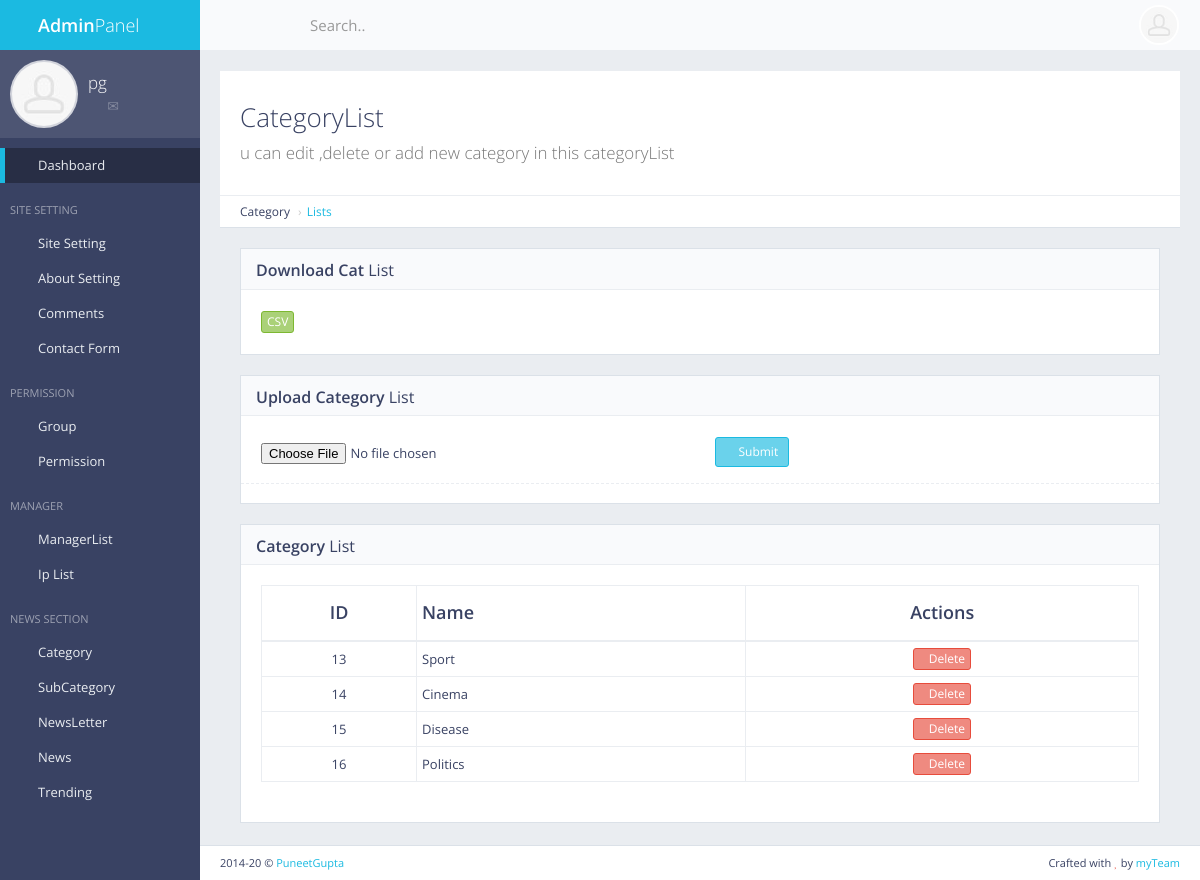
/panel/category/list/ (signed in), run on an earlier commit of the app's database.
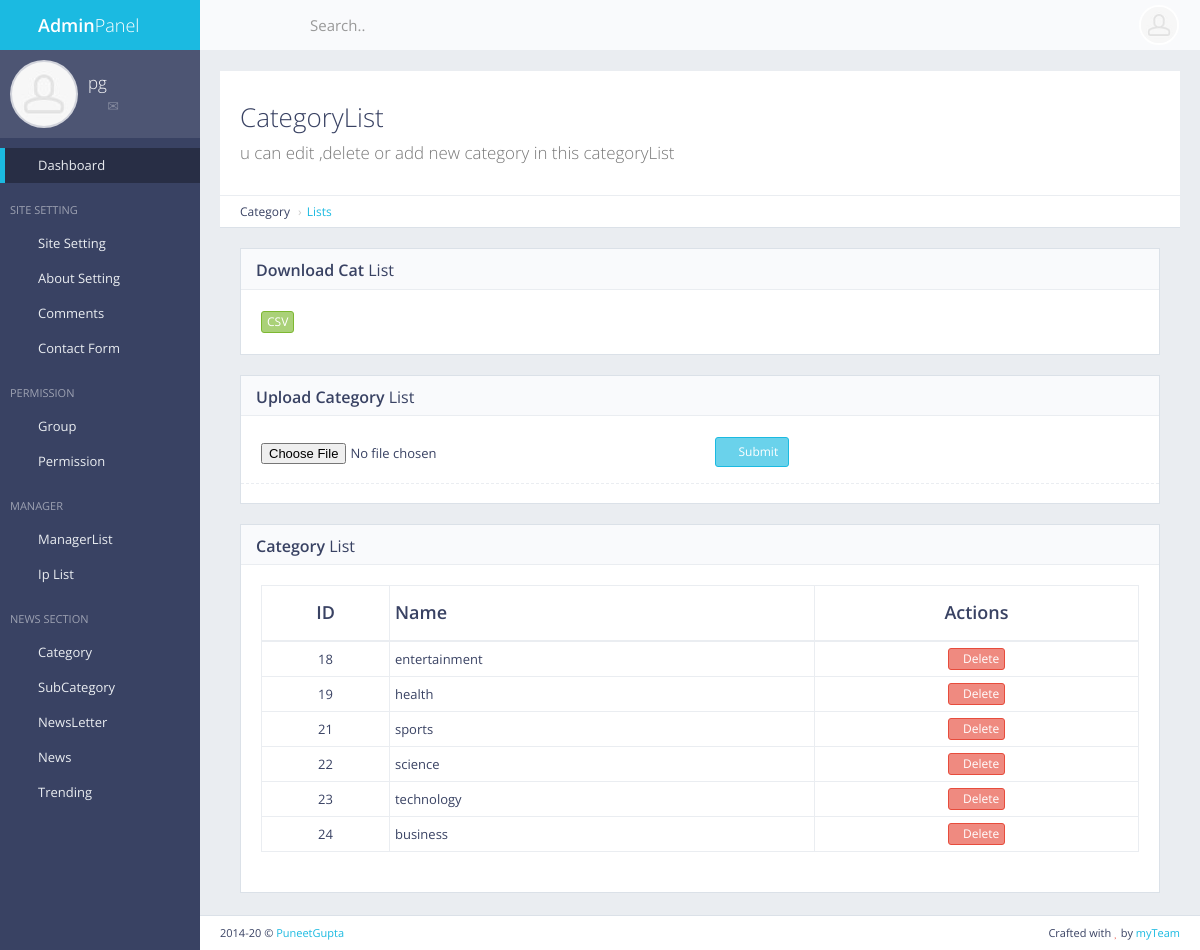
And on a later commit of the database.
### cat/models.py (models this page shows, shortened)
class Cat(models.Model):
    catName = models.CharField(default="",max_length=300)
    newsCount = models.IntegerField(default=0)
    headlineCount = models.IntegerField(default=0)

### cat/views.py (the view)
# urls.py: url(r'^panel/category/list/$', views.cat_list, name='cat_list'),
def cat_list(request):
    if not request.user.is_authenticated:
        return redirect('mylogin')
    cat = Cat.objects.all()
    return render(request,'back/cat_list.html',{'cat':cat})

### main/templatetags/extra_auth.py (called while the page is built)
@register.filter(name = "has_group")
def has_group(user,gname):
    return user.groups.filter(name=gname).exists()

### main/templates/back/cat_list.html (shortened to what this page needs)
{% extends 'back/master.html' %}
{% load static %}
{% block mainblock %}
<div id="page-content">
    <div class="content-header">
        <div class="header-section">
            <h1>
                <i class="fa fa-table"></i>CategoryList<br><small>u can edit ,delete or add new category in this
                    categoryList</small>
            </h1>
        </div>
    </div>
    <ul class="breadcrumb breadcrumb-top">
        <li>Category</li>
        <li><a href="/panel/category/list">Lists</a></li>
    </ul>
    <div class="block full">
        <div class="block-title">
            <h2><strong>Download Cat</strong> List</h2>
        </div>
        <a href="{%url 'export_cat_csv' %}" data-toggle="tooltip" title="Download Category List"
            class="btn btn-xs btn-success">CSV</a>
    </div>
    <div class="block full">
        <div class="block-title">
            <h2><strong>Upload Category</strong> List</h2>
        </div>
        <form action="{%url 'import_cat_csv' %}" method="post" class="form-horizontal form-bordered"
            enctype="multipart/form-data">
            <div class="form-group">
                <div class="col-sm-6">
                    <input type="file" id="csv_file" name="csv_file" title="Import Csv File" required>
                </div>
                <div class="col-sm-6">
                    <button type="submit" class="btn btn-sm btn-primary"><i class="fa fa-angle-right"></i>
                        Submit</button>
                </div>
            </div>
        </form>
    </div>
    <div class="block full">
        <div class="block-title">
            <h2><strong>Category</strong> List</h2>
        </div>
        <div class="table-responsive">
            <table id="example-datatable" class="table table-vcenter table-condensed table-bordered">
                <thead>
                    <tr>
                        <th class="text-center">ID</th>
                        <th>Name</th>
                        <th class="text-center">Actions</th>
                    </tr>
                </thead>
                <tbody>
                    {% for c in cat %}
                    <tr>
                        <td class="text-center">{{c.pk}}</td>
                        <td>{{c.catName}}</td>
                        <td class="text-center">
                            <div class="btn-group">
                                <a href="{%url 'cat_del' pk=c.pk %}" data-toggle="tooltip" title="Delete" class="btn btn-xs btn-danger"><i
                                        class="fa fa-times"></i>Delete</a>
                            </div>
                        </td>
                    </tr>
                    {% endfor %}
                </tbody>
            </table>
        </div>
    </div>
</div>
{% endblock %}

### main/templates/back/master.html (shortened to what this page needs)
<!DOCTYPE html>
{% load static %}
{% load extra_auth %}
{% if user.is_authenticated %}
<html class="no-js" lang="en">
<head>
    <link rel="stylesheet" href="{%static 'back/css/bootstrap.min.css'%}">
    <link rel="stylesheet" href="{%static 'back/css/plugins.css'%}">
    <link rel="stylesheet" href="{%static 'back/css/main.css'%}">
    <link rel="stylesheet" href="{%static 'back/css/themes.css'%}">
    <link rel="stylesheet" type="text/css" href="{%static 'front/css/myfile.css'%}">
</head>
<body>
    <div id="page-wrapper">
        <div id="page-container" class="sidebar-partial sidebar-visible-lg sidebar-no-animations">
            <div id="sidebar">
                <div id="sidebar-scroll">
                    <div class="sidebar-content">
                        <a href="/panel" class="sidebar-brand">
                            <i class="gi gi-flash"></i><span
                                class="sidebar-nav-mini-hide"><strong>Admin</strong>Panel</span>
                        </a>
                        <div class="sidebar-section sidebar-user clearfix sidebar-nav-mini-hide">
                            <div class="sidebar-user-avatar">
                                <a href="page_ready_user_profile.html">
                                    <img src="{%static 'back/img/placeholders/avatars/avatar2.jpg'%}" alt="avatar">
                                </a>
                            </div>
                            <div class="sidebar-user-name">{{request.user}}</div>
                            <div class="sidebar-user-links">
                                <a href="page_ready_user_profile.html" data-toggle="tooltip" data-placement="bottom"
                                    title="Profile"><i class="gi gi-user"></i></a>
                                <a href="page_ready_inbox.html" data-toggle="tooltip" data-placement="bottom"
                                    title="Messages"><i class="gi gi-envelope"></i></a>
                                <a href="/panel/change/pass" class="enable-tooltip" data-placement="bottom"
                                    title="Reset Password"><i class="gi gi-cogwheel"></i></a>
                                <a href="/logout" data-toggle="tooltip" data-placement="bottom" title="Logout"><i
                                        class="gi gi-exit"></i></a>
                            </div>
                        </div>
                        <ul class="sidebar-nav" data-toggle="tooltip">
                            {% if perms.main.master_user %}
                            <li>
                                <a href="/panel" class=" active"><i class="gi gi-stopwatch sidebar-nav-icon"></i><span
                                        class="sidebar-nav-mini-hide">Dashboard</span></a>
                            </li>
                            {% endif %}
                            {% if request.user|has_group:"masteruser" %}
                            <li class="sidebar-header">
                                <span class="sidebar-header-options clearfix"><a href="/panel/setting/"
                                        data-toggle="tooltip" title="Quick Settings"><i
                                            class="gi gi-settings"></i></a></span>
                                <span class="sidebar-header-title">site Setting</span>
                            </li>
                            <li>
                                <a href="/panel/setting/"><i
                                        class="gi gi-show_big_thumbnails sidebar-nav-icon"></i><span
                                        class="sidebar-nav-mini-hide">Site Setting</span></a>
                                <a href="/panel/about/setting/"><i
                                        class="gi gi-show_big_thumbnails sidebar-nav-icon"></i><span
                                        class="sidebar-nav-mini-hide">About Setting</span></a>
                                <a href="/panel/comments/list"><i
                                        class="gi gi-show_big_thumbnails sidebar-nav-icon"></i><span
                                        class="sidebar-nav-mini-hide">Comments</span></a>
                                <a href="/panel/contactform/"><i
                                        class="gi gi-show_big_thumbnails sidebar-nav-icon"></i><span
                                        class="sidebar-nav-mini-hide">Contact Form</span></a>
                            </li>
                            <li class="sidebar-header">
                                <span class="sidebar-header-title">Permission</span>
                            </li>
                            <li>
                            <li>
                                <a href="/panel/manager/group"><i
                                        class="gi gi-show_big_thumbnails sidebar-nav-icon"></i><span
                                        class="sidebar-nav-mini-hide">Group</span></a>
                            </li>
                            <li>
                                <a href="/panel/manager/perms"><i
                                        class="gi gi-show_big_thumbnails sidebar-nav-icon"></i><span
                                        class="sidebar-nav-mini-hide">Permission</span></a>
                            </li>
                            <li class="sidebar-header">
                                <span class="sidebar-header-title">Manager</span>
                            </li>
                            <li>
                            <li>
                                <a href="/panel/manager/list"><i
                                        class="gi gi-show_big_thumbnails sidebar-nav-icon"></i><span
                                        class="sidebar-nav-mini-hide">ManagerList</span></a>
                                <a href="/panel/ip/list"><i
                                        class="gi gi-show_big_thumbnails sidebar-nav-icon"></i><span
                                        class="sidebar-nav-mini-hide">Ip List</span></a>
                            </li>
                            {% endif %}
                            <li class="sidebar-header">
                                <span class="sidebar-header-title">News Section</span>
                            </li>
                            {% if request.user|has_group:"masteruser" %}
                            <li>
                            <li>
                                <a href="#" class="sidebar-nav-menu"><i
                                        class="fa fa-angle-left sidebar-nav-indicator sidebar-nav-mini-hide"></i><i
                                        class="gi gi-show_big_thumbnails sidebar-nav-icon"></i><span
                                        class="sidebar-nav-mini-hide">Category</span></a>
                            </li>
                            <li>
                                <a href="#" class="sidebar-nav-menu"><i
                                        class="fa fa-angle-left sidebar-nav-indicator sidebar-nav-mini-hide"></i><i
                                        class="gi gi-show_big_thumbnails sidebar-nav-icon"></i><span
                                        class="sidebar-nav-mini-hide">SubCategory</span></a>
                            </li>
                            <li>
                                <a href="#" class="sidebar-nav-menu"><i
                                        class="fa fa-angle-left sidebar-nav-indicator sidebar-nav-mini-hide"></i><i
                                        class="gi gi-show_big_thumbnails sidebar-nav-icon"></i><span
                                        class="sidebar-nav-mini-hide">NewsLetter</span></a>
                            </li>
                            {% endif %}
                            <li>
                                <a href="#" class="sidebar-nav-menu"><i
                                        class="fa fa-angle-left sidebar-nav-indicator sidebar-nav-mini-hide"></i><i
                                        class="gi gi-show_big_thumbnails sidebar-nav-icon"></i><span
                                        class="sidebar-nav-mini-hide">News</span></a>
                            </li>
                            {% if request.user|has_group:"masteruser" %}
                            <li>
                                <a href="/panel/trending/add"><i
                                        class="gi gi-show_big_thumbnails sidebar-nav-icon"></i><span
                                        class="sidebar-nav-mini-hide">Trending</span></a>
                            </li>
                            {% endif %}
                        </ul>
                    </div>
                </div>
            </div>
            <div id="main-container">
                <header class="navbar navbar-default">
                    <ul class="nav navbar-nav-custom">
                        <li>
                            <a href="#" onclick="App.sidebar('toggle-sidebar');this.blur();">
                                <i class="fa fa-bars fa-fw"></i>
                            </a>
                        </li>
                        <li class="dropdown">
                            <a href="#" class="dropdown-toggle" data-toggle="dropdown">
                                <i class="gi gi-settings"></i>
                            </a>
                        </li>
                    </ul>
                    <form action="page_ready_search_results.html" method="post" class="navbar-form-custom">
                        <div class="form-group">
                            <input type="text" id="top-search" name="top-search" class="form-control"
                                placeholder="Search..">
                        </div>
                    </form>
                    <ul class="nav navbar-nav-custom pull-right">
                        <li class="dropdown">
                            <a href="#" class="dropdown-toggle" data-toggle="dropdown">
                                <img src="{%static 'back/img/placeholders/avatars/avatar2.jpg' %}"
                                    alt="{{request.user}}"> <i class="fa fa-angle-down"></i>
                            </a>
                        </li>
                    </ul>
                </header>
                <div id="page-content">
                    {% block mainblock %}
                    {%  endblock %}
                </div>
                <footer class="clearfix">
                    <div class="pull-right">
                        Crafted with <i class="fa fa-heart text-danger"></i> by <a href="#" target="_blank">myTeam</a>
                    </div>
                    <div class="pull-left">
                        <span id="year-copy"></span> &copy; <a href="#" target="_blank">PuneetGupta</a>
                    </div>
                </footer>
            </div>
        </div>
    </div>
</body>
</html>
{% else %}
please login
{% endif %}

What changed in the data, as far as the page shows it:
removed Cat: pk "13", catName "Sport"
removed Cat: pk "14", catName "Cinema"
removed Cat: pk "15", catName "Disease"
removed Cat: pk "16", catName "Politics"
added Cat: pk "18", catName "entertainment"
added Cat: pk "19", catName "health"
added Cat: pk "21", catName "sports"
added Cat: pk "22", catName "science"
added Cat: pk "23", catName "technology"
added Cat: pk "24", catName "business"
